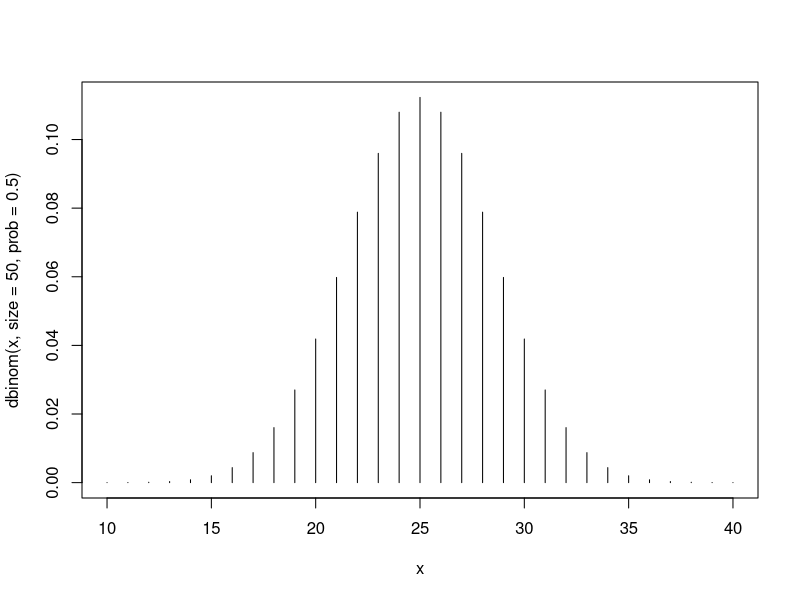
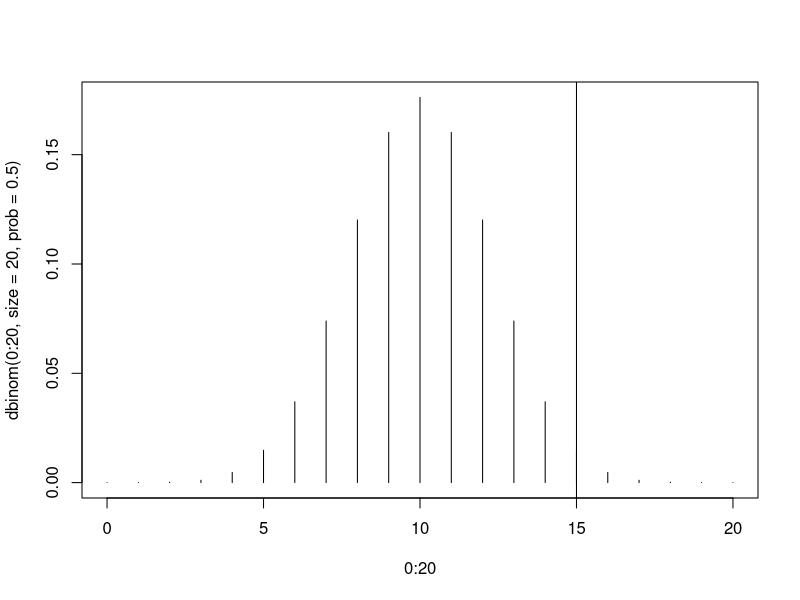
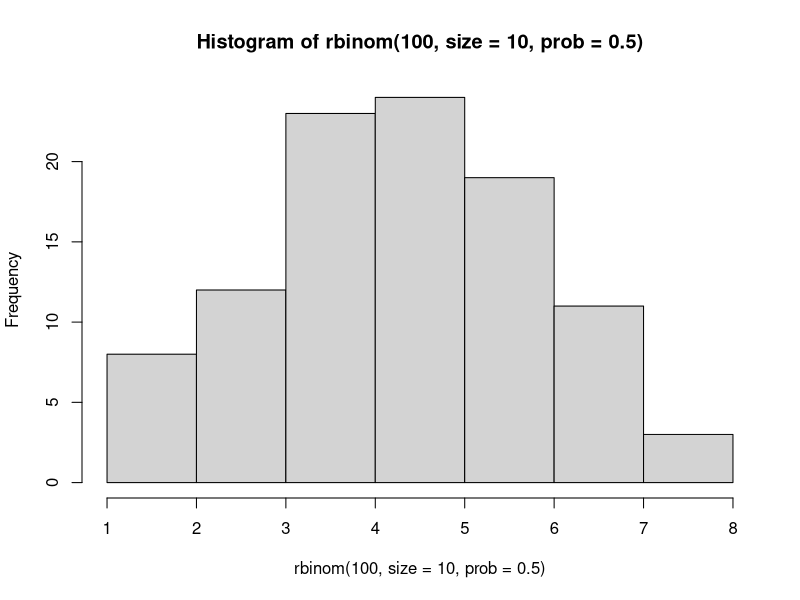
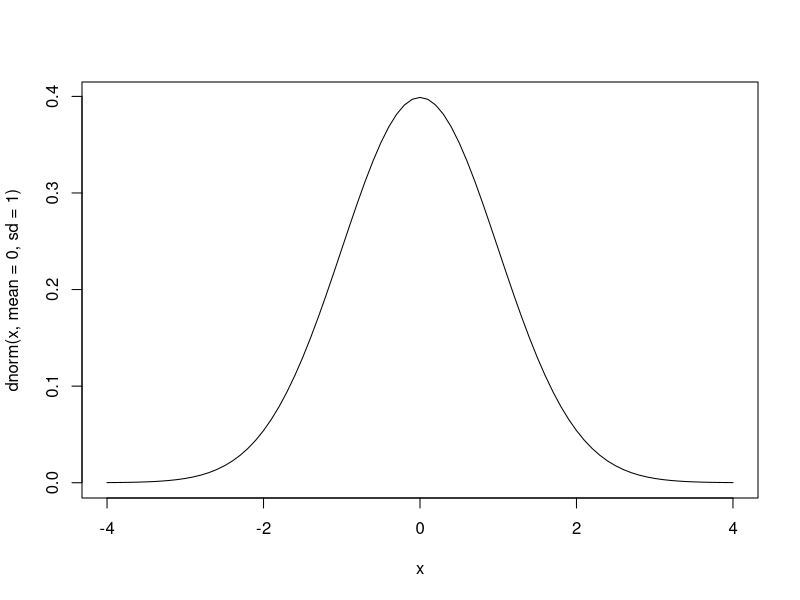
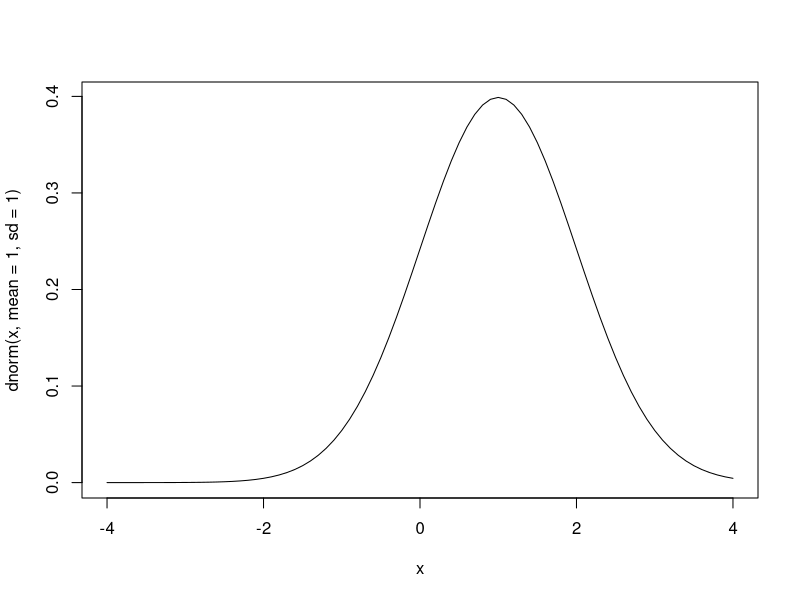
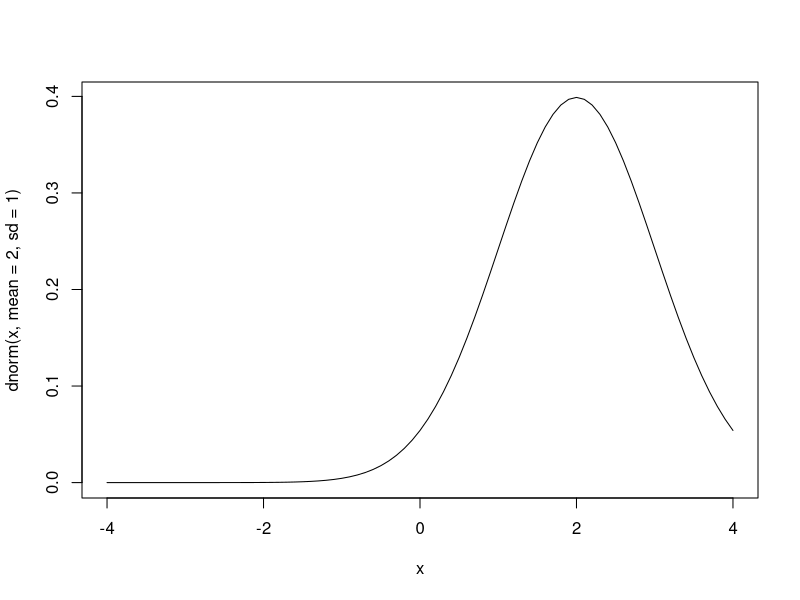
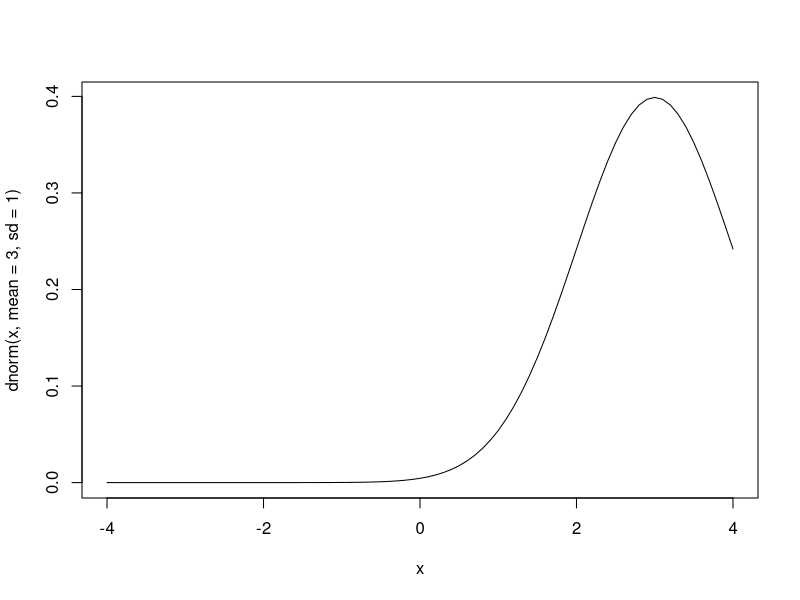
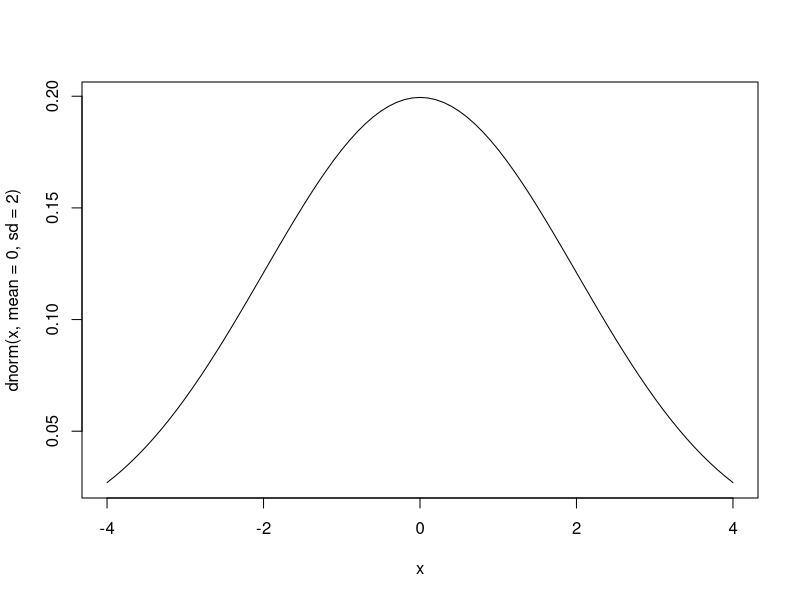

Write the R code that produced these figures, in order.
#####################################################################################
## 02. Fundamentals of statistics
#####################################################################################

# Random sampling
sample(1:40, 5) # 1 to 40, taking 5 samples (numbers) from it. 
sample(c("H","T"), 10, replace=T) # replace the sample to allow for re-sampling of some value
sample(c("H","T"), 2, replace=F)
sample(c("H","T"), 10, replace=T, prob=c(0.9, 0.1)) # modify probability from, say, 50/50 to 90/10.

# d is a value of the distribution, p is an area (probability, shaded under the curve), r stands for random

# Discrete distributions
#Binomial distribution: probability distribution for the number of successes
#in a fixed number of independent trials (example: number of male individuals in a population)
x<-10:40
plot(x, dbinom(x, size=50, prob=0.5), type="h") # give me the values of a binomial dist of size 50 with a probably of 50/50, type h is histogram

plot(0:20, dbinom(0:20, size=20, prob=0.5), type="h") 
abline(v=15)
1-pbinom(15, size=20, prob=0.5) # If i sampled 20 individuals, what is the prob of observing MORE than 15 females

# p value is the probability of your data given that the null hypothesis is true.

rbinom(100, size=10, prob=0.5) # random numbers
hist(rbinom(100, size=10, prob=0.5))

# Continuous distributions
#Normal distribution: probability distribution describing a bell-shaped curve (example: height in a population)
x <- seq(-4, 4, 0.1) # create a sequence of numbers that goes from -4 to 4 with 0.1 jumps
x
plot(x, dnorm(x, mean=0, sd=1), type="l")

##Change mean
plot(x, dnorm(x, mean=1, sd=1), type="l")
plot(x, dnorm(x, mean=2, sd=1), type="l")
plot(x, dnorm(x, mean=3, sd=1), type="l")

##Change sd
plot(x, dnorm(x, mean=0, sd=2), type="l")
plot(x, dnorm(x, mean=0, sd=3), type="l")
plot(x, dnorm(x, mean=0, sd=0.5), type="l")
plot(x, dnorm(x, mean=0, sd=0.1), type="l")

plot(-50:50, dnorm(-50:50, mean=0, sd=10), type="l")
abline(v=35)
1-pnorm(35, mean=0, sd=10) # the probability to the right.

plot(-50:50, dnorm(-50:50, mean=0, sd=10), type="l")
abline(v=15)
1-pnorm(15, mean=0, sd=10) # p value is larger than 5%, so it's not significant.

rnorm(100)
hist(rnorm(100))

##Z-standardization (Z=(Y-mean)/sd)
y<-rnorm(100, mean=10, sd=2)
hist(y)
hist((y-10)/2)

##Normal distribution of sample means
se<-function(x) {sd(x)/sqrt(length(x))} # creating a standard error function

hist(rnorm(10000, mean=60, sd=10/sqrt(10)), xlim=c(50, 70))
hist(rnorm(10000, mean=60, sd=10/sqrt(50)), xlim=c(50, 70))
hist(rnorm(10000, mean=60, sd=10/sqrt(100)), xlim=c(50, 70))
hist(rnorm(10000, mean=60, sd=10/sqrt(1000)), xlim=c(50, 70))

##The Central Limit Theorem: the mean of a large number of measurements
#randomly sampled from a non-normal population is approximately normally distributed.
hist(runif(1000)) # uniform distribution

means<-numeric(10)
for (i in 1:10) {
  means[i]<-mean(runif(5)) # take 5 numbers 10 times
}
hist(means)

means<-numeric(100)
for (i in 1:100) {
  means[i]<-mean(runif(5)) # take 5 numbers 100 times
}
hist(means)

means<-numeric(1000)
for (i in 1:1000) {
  means[i]<-mean(runif(5)) # take 5 numbers 1000 times
}
hist(means)

# Descriptive statistics
x <- rnorm(100)
hist(x)
boxplot(x)

mean(x)
sd(x)
var(x)
median(x)
quantile(x)
summary(x)
range(x)
max(x)
min(x)